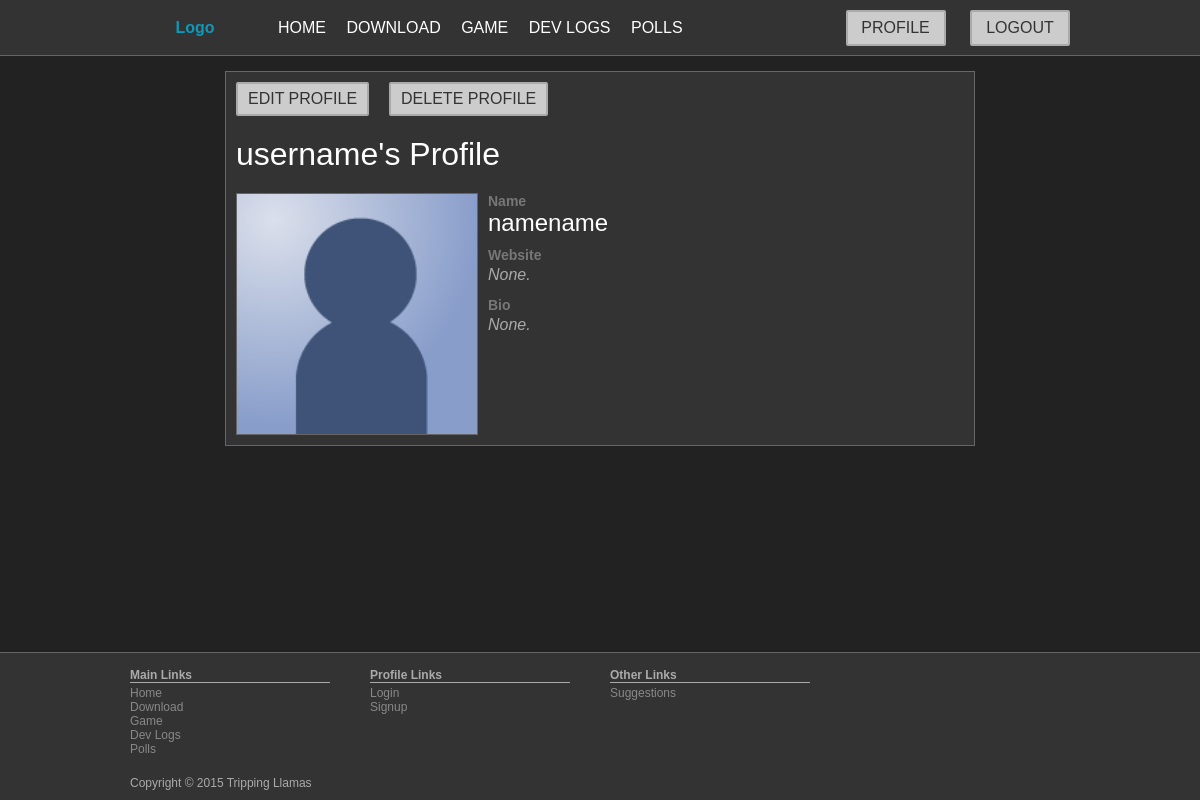
Screenshot of /deathtwoswag/profile.php?user_name=username (signed in) with the database file from the repository.
### tables this page shows
CREATE TABLE IF NOT EXISTS `user` (
`id` int(10) unsigned NOT NULL,
  `user_name` varchar(30) NOT NULL,
  `password` varchar(100) NOT NULL,
  `real_name` varchar(50) NOT NULL,
  `date_created` timestamp NOT NULL DEFAULT CURRENT_TIMESTAMP,
  `website` varchar(255) DEFAULT NULL,
  `bio` text
);

CREATE TABLE IF NOT EXISTS `picture` (
`id` int(10) unsigned NOT NULL,
  `name` varchar(30) NOT NULL,
  `file_name` varchar(30) NOT NULL
);

### deathtwoswag/php/init.php (called while the page is built, shortened)
<?php
include_once "pictures.php";
function is_logged_in()
{
	return isset($_SESSION["user_id"]);
}
function get_user_name($user_id)
{
	$query = mysql_query("SELECT user_name FROM user WHERE id='$user_id'");
	if (mysql_num_rows($query) <= 0)
		return null;
	else
		return mysql_fetch_array($query)["user_name"];
}
?>

### deathtwoswag/php/pictures.php (called while the page is built, shortened)
<?php
function get_picture($name) {
	$query = mysql_query("SELECT * FROM picture WHERE name='$name'");
	if ($row = mysql_fetch_array($query))
		return $row["file_name"];
	return "null";
}
?>

### deathtwoswag/profile.php (the view, shortened to what this page needs)
<?php
include_once "php/init.php";
$user_name = $_GET["user_name"];
$query = mysql_query("SELECT * FROM user WHERE user_name='$user_name'");
$user = mysql_fetch_array($query);
$user_id        = $user["id"];
$user_website   = $user["website"];
$user_bio       = $user["bio"];
$user_real_name = $user["real_name"];
?>
<html lang="en">
<head>
	<link rel="stylesheet" href="css/styles.css" />
	<link rel="stylesheet" href="css/profile.css" />
</head>
<body>
	<?php
	include_once "php/header.php";
	?>
	<main>
		<section id="profile">
			<?php
			if (is_logged_in() and
			    ($user_id == $_SESSION["user_id"] or is_logged_in_as_admin()))
			{
				echo "<a href='profile_edit.php?user_name=$user_name' class='accent_button mgmt'>Edit Profile</a>" , PHP_EOL;
				echo "<a href='profile_delete.php?user_name=$user_name' class='accent_button mgmt'>Delete Profile</a>" , PHP_EOL;
			}
			echo   "<h1>$user_name's Profile</h1>" , PHP_EOL;
			echo   "<img src='" . get_picture("profile_image") . "' />" , PHP_EOL;
			echo   "<div class='details'>" , PHP_EOL;
			echo     "<label>Name</label>" , PHP_EOL;
			echo     "<h2 class='long_word'>$user_real_name</h2>", PHP_EOL;
			echo     "<label>Website</label>" , PHP_EOL;
			if ($user_website != null)
				echo   "<h2 class='long_word'>$user_website</h2>" , PHP_EOL;
			else
				echo   "<p class='none_given'>None.</p>" , PHP_EOL;
			echo     "<label>Bio</label>" , PHP_EOL;
			if ($user_bio != null)
				echo   "<p>$user_bio</p>" , PHP_EOL;
			else
				echo   "<p class='none_given'>None.</p>" , PHP_EOL;
			echo   "</div>" , PHP_EOL;
			?>
		</section>
	</main>
	<?php
	include_once "php/footer.php";
	?>
</body>
</html>

### deathtwoswag/css/styles.css (style rules this page uses)
* { margin: 0; padding: 0; }
html { box-sizing: border-box; }
*, *:before, *:after { box-sizing: inherit; }
* { color: #FFF; }
a { color: #E15119; text-decoration: none; }
h1, h2, h3, h4 { font-weight: normal; }
h1 { font-size: 32px; }
h2 { font-size: 24px; }
p { color: #EEE; font-size: 14px; line-height: 24px; }
body { background-color: #222; font-family: 'Arial'; }
.accent_button { background-color: #CCC; border: 2px solid #AAA; border-radius: 2px; color: #333; display: block; font-size: 16px; padding: 6px 10px; text-align: center; text-transform: uppercase; }
main { clear: both; padding: 15px 0 30px 0; margin: 0 auto; overflow: hidden; width: 80%; }

### deathtwoswag/css/profile.css (style rules this page uses)
#profile { background-color: #333; border: 1px solid #666; float: left; margin-top: 20px; overflow: hidden; padding: 10px; width: 650px; }
#profile .mgmt { float: left; margin-bottom: 20px; margin-right: 20px; }
#profile h1 { clear: both; margin-bottom: 20px; }
#profile img { border: 1px solid #666; float: left; height: auto; margin-right: 10px; width: 242px; }
#profile .details { overflow: hidden; }
#profile label { color: #777; display: block; font-size: 14px; font-weight: bold; margin-top: 10px; overflow: hidden; }
#profile label:first-of-type { margin-top: 0; }
#profile .long_word { word-break: break-all; }
#profile .none_given { color: #AAA; font-size: 16px; font-style: oblique; }
@media screen and (max-width: 1250px) { #profile { float: none; margin: 0 auto; width: 750px; } }

### rows the page displays
user: user_name "username", real_name "namename"
picture: file_name (picture)
